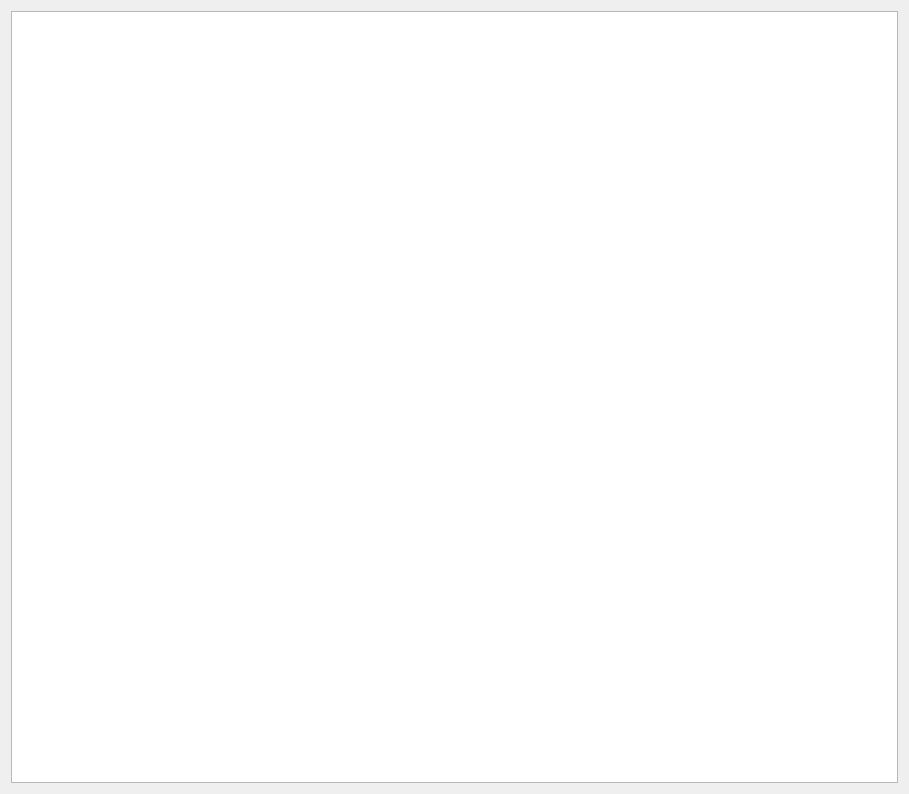
<?xml version="1.0" encoding="UTF-8"?>
<ui version="4.0">
 <class>Paint</class>
 <widget class="QWidget" name="Paint">
  <property name="geometry">
   <rect>
    <x>0</x>
    <y>0</y>
    <width>909</width>
    <height>794</height>
   </rect>
  </property>
  <property name="windowTitle">
   <string>Paint</string>
  </property>
  <layout class="QGridLayout" name="gridLayout">
   <item row="1" column="0">
    <widget class="QGraphicsView" name="graphicsView"/>
   </item>
  </layout>
 </widget>
 <layoutdefault spacing="6" margin="11"/>
 <resources/>
 <connections/>
</ui>
